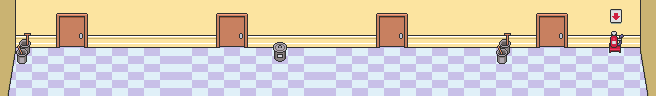

Below is a game level as drawn by its tile map, then a one-line description and the .tmx file that defines it, in full:
An orthogonal 41x6 tile map with 16x16 px tiles, 2 tile layers (backmost, backitems), 2 tilesets.

<map version="1.0" orientation="orthogonal" renderorder="right-down" width="41" height="6" tilewidth="16" tileheight="16" nextobjectid="1">
 <tileset firstgid="1" name="layer0" tilewidth="16" tileheight="16" tilecount="600" columns="30">
  <image source="layer0.png" width="480" height="320" />
 </tileset>
 <tileset firstgid="601" name="layer1" tilewidth="16" tileheight="16" tilecount="156" columns="13">
  <image source="layer1.png" width="208" height="192" />
 </tileset>
 <layer name="backmost" width="41" height="6">
  <data encoding="csv">
1,3,3,4,5,6,3,3,3,3,3,3,3,4,5,6,3,3,3,3,3,3,3,4,5,6,3,3,3,3,3,3,3,4,5,6,3,3,3,3,2,
1,3,3,34,35,36,3,3,3,3,3,3,3,34,35,36,3,3,3,3,3,3,3,34,35,36,3,3,3,3,3,3,3,34,35,36,3,3,3,3,2,
1,63,63,64,65,66,63,63,63,63,63,63,63,64,65,66,63,63,63,63,63,63,63,64,65,66,63,63,63,63,63,63,63,64,65,66,63,63,63,63,2,
31,93,94,93,94,93,94,93,94,93,94,94,93,94,93,94,93,94,93,94,94,93,94,93,94,93,94,93,94,93,94,93,94,93,94,93,94,93,94,93,32,
61,93,94,93,94,93,94,93,94,93,94,94,93,94,93,94,93,94,93,94,94,93,94,93,94,93,94,93,94,93,94,93,94,93,94,93,94,93,94,93,62,
91,93,94,93,94,93,94,93,94,93,94,94,93,94,93,94,93,94,93,94,94,93,94,93,94,93,94,93,94,93,94,93,94,93,94,93,94,93,94,93,92
</data>
 </layer>
 <layer name="backitems" width="41" height="6">
  <data encoding="csv">
0,0,0,0,0,0,0,0,0,0,0,0,0,0,0,0,0,0,0,0,0,0,0,0,0,0,0,0,0,0,0,0,0,0,0,0,0,0,630,0,0,
0,0,0,0,0,0,0,0,0,0,0,0,0,0,0,0,0,0,0,0,0,0,0,0,0,0,0,0,0,0,0,0,0,0,0,0,0,0,643,0,0,
0,655,0,0,0,0,0,0,0,0,0,0,0,0,0,0,0,654,0,0,0,0,0,0,0,0,0,0,0,0,0,655,0,0,0,0,0,0,656,0,0,
0,668,0,0,0,0,0,0,0,0,0,0,0,0,0,0,0,667,0,0,0,0,0,0,0,0,0,0,0,0,0,668,0,0,0,0,0,0,669,0,0,
0,0,0,0,0,0,0,0,0,0,0,0,0,0,0,0,0,0,0,0,0,0,0,0,0,0,0,0,0,0,0,0,0,0,0,0,0,0,0,0,0,
0,0,0,0,0,0,0,0,0,0,0,0,0,0,0,0,0,0,0,0,0,0,0,0,0,0,0,0,0,0,0,0,0,0,0,0,0,0,0,0,0
</data>
 </layer>
</map>